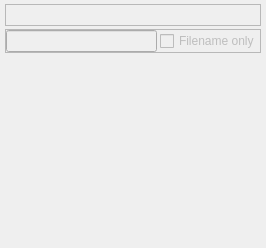
  <widget class="QDockWidget" name="BrowserDock">
   <property name="enabled">
    <bool>false</bool>
   </property>
   <property name="allowedAreas">
    <set>Qt::BottomDockWidgetArea|Qt::LeftDockWidgetArea|Qt::RightDockWidgetArea</set>
   </property>
   <property name="windowTitle">
    <string>Archive Browser</string>
   </property>
   <attribute name="dockWidgetArea">
    <number>8</number>
   </attribute>
   <widget class="QWidget" name="dockWidgetContents_7">
    <layout class="QVBoxLayout" name="verticalLayout_5">
     <property name="spacing">
      <number>3</number>
     </property>
     <property name="leftMargin">
      <number>5</number>
     </property>
     <property name="topMargin">
      <number>4</number>
     </property>
     <property name="rightMargin">
      <number>5</number>
     </property>
     <property name="bottomMargin">
      <number>0</number>
     </property>
     <item>
      <widget class="QFrame" name="bsaTitleBar">
       <property name="frameShape">
        <enum>QFrame::StyledPanel</enum>
       </property>
       <property name="frameShadow">
        <enum>QFrame::Raised</enum>
       </property>
       <layout class="QHBoxLayout" name="horizontalLayout_3">
        <property name="spacing">
         <number>6</number>
        </property>
        <property name="leftMargin">
         <number>3</number>
        </property>
        <property name="topMargin">
         <number>0</number>
        </property>
        <property name="rightMargin">
         <number>0</number>
        </property>
        <property name="bottomMargin">
         <number>0</number>
        </property>
        <item>
         <widget class="QLabel" name="bsaName">
          <property name="sizePolicy">
           <sizepolicy hsizetype="Expanding" vsizetype="Preferred">
            <horstretch>0</horstretch>
            <verstretch>0</verstretch>
           </sizepolicy>
          </property>
          <property name="styleSheet">
           <string notr="true">font-size: 14px;</string>
          </property>
          <property name="text">
           <string/>
          </property>
         </widget>
        </item>
        <item>
         <spacer name="horizontalSpacer">
          <property name="orientation">
           <enum>Qt::Horizontal</enum>
          </property>
          <property name="sizeHint" stdset="0">
           <size>
            <width>40</width>
            <height>20</height>
           </size>
          </property>
         </spacer>
        </item>
       </layout>
      </widget>
     </item>
     <item>
      <widget class="QFrame" name="frame">
       <property name="frameShape">
        <enum>QFrame::StyledPanel</enum>
       </property>
       <property name="frameShadow">
        <enum>QFrame::Raised</enum>
       </property>
       <layout class="QHBoxLayout" name="horizontalLayout_2">
        <property name="spacing">
         <number>3</number>
        </property>
        <property name="leftMargin">
         <number>0</number>
        </property>
        <property name="topMargin">
         <number>0</number>
        </property>
        <property name="rightMargin">
         <number>0</number>
        </property>
        <property name="bottomMargin">
         <number>0</number>
        </property>
        <item>
         <widget class="QLineEdit" name="bsaFilter">
          <property name="enabled">
           <bool>false</bool>
          </property>
         </widget>
        </item>
        <item>
         <widget class="QCheckBox" name="bsaFilenameOnly">
          <property name="enabled">
           <bool>false</bool>
          </property>
          <property name="text">
           <string>Filename only</string>
          </property>
         </widget>
        </item>
       </layout>
      </widget>
     </item>
     <item>
      <widget class="QTreeView" name="bsaView">
       <property name="frameShape">
        <enum>QFrame::NoFrame</enum>
       </property>
       <property name="alternatingRowColors">
        <bool>true</bool>
       </property>
       <property name="indentation">
        <number>16</number>
       </property>
       <property name="animated">
        <bool>true</bool>
       </property>
       <property name="allColumnsShowFocus">
        <bool>true</bool>
       </property>
      </widget>
     </item>
    </layout>
   </widget>
  </widget>
